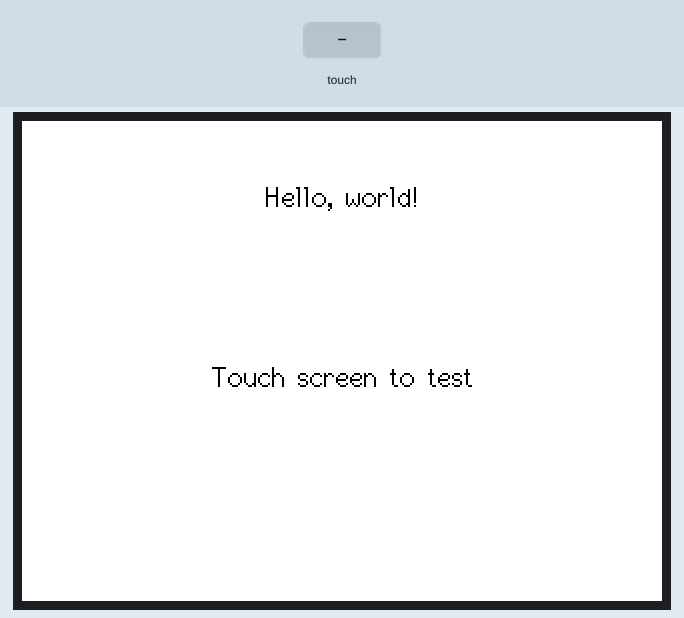
Bench run of a sketch on a simulated ESP32. Parts: 320×240 colour display. The test bench sets the inputs (shaded band). What the sketch prints to the serial monitor is not drawn.

Above: at 1.4 s.
1.5 s: touch panel pressed at 13 % / 10 % of its raw x / y range
At 2.7 s:
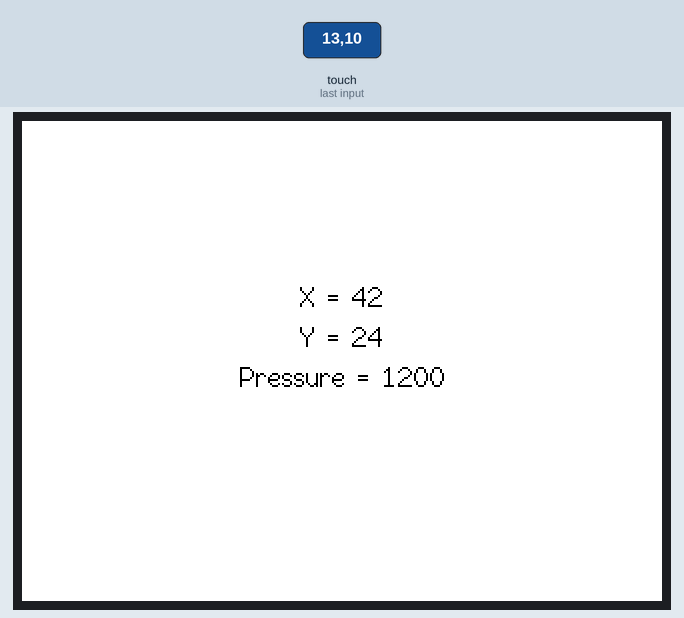
3.0 s: touch panel pressed at 38 % / 10 % of its raw x / y range
At 3.8 s:
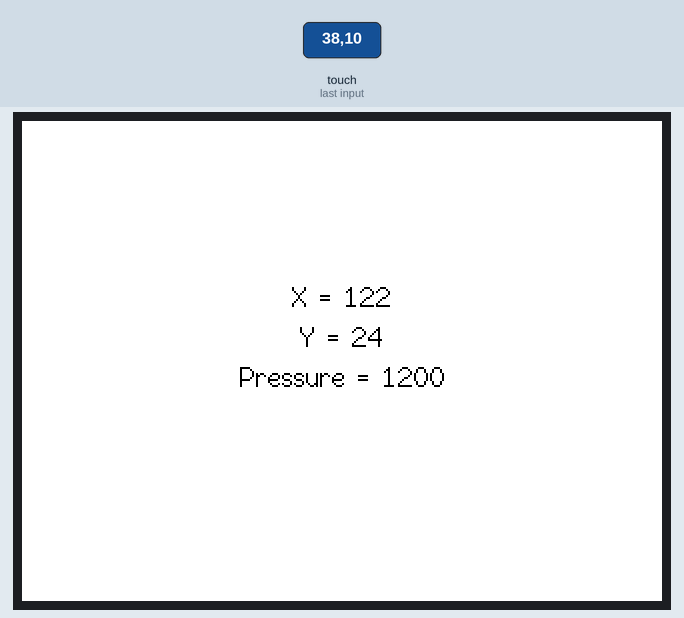
Timing chart, 0 to 6.0 s (numbered marks = the images above; inputs shaded):
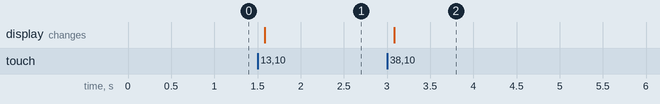

The sketch:

TestTouchscreen.ino
```cpp
// (licence header left out)
#include <SPI.h>

/*  Install the "TFT_eSPI" library by Bodmer to interface with the TFT Display - https://github.com/Bodmer/TFT_eSPI
    *** IMPORTANT: User_Setup.h available on the internet will probably NOT work with the examples available at Random Nerd Tutorials ***
    *** YOU MUST USE THE User_Setup.h FILE PROVIDED IN THE LINK BELOW IN ORDER TO USE THE EXAMPLES FROM RANDOM NERD TUTORIALS ***
    FULL INSTRUCTIONS AVAILABLE ON HOW CONFIGURE THE LIBRARY: https://RandomNerdTutorials.com/cyd/ or https://RandomNerdTutorials.com/esp32-tft/   */
#include <TFT_eSPI.h>

// Install the "XPT2046_Touchscreen" library by Paul Stoffregen to use the Touchscreen - https://github.com/PaulStoffregen/XPT2046_Touchscreen
// Note: this library doesn't require further configuration
#include <XPT2046_Touchscreen.h>

TFT_eSPI tft = TFT_eSPI();

// c:\Users\tve\Documents\Arduino

// Touchscreen pins
#define XPT2046_IRQ 36   // T_IRQ
#define XPT2046_MOSI 32  // T_DIN
#define XPT2046_MISO 39  // T_OUT
#define XPT2046_CLK 25   // T_CLK
#define XPT2046_CS 33    // T_CS

SPIClass touchscreenSPI = SPIClass(VSPI);
XPT2046_Touchscreen touchscreen(XPT2046_CS, XPT2046_IRQ);

#define SCREEN_WIDTH 320
#define SCREEN_HEIGHT 240
#define FONT_SIZE 2

// Touchscreen coordinates: (x, y) and pressure (z)
int x, y, z;

// Print Touchscreen info about X, Y and Pressure (Z) on the Serial Monitor
void printTouchToSerial(int touchX, int touchY, int touchZ) {
  Serial.print("X = ");
  Serial.print(touchX);
  Serial.print(" | Y = ");
  Serial.print(touchY);
  //Serial.print(" | Pressure = ");
  Serial.print(" | Нажми Place");
  Serial.print(touchZ);
  Serial.println();
}

// Print Touchscreen info about X, Y and Pressure (Z) on the TFT Display
void printTouchToDisplay(int touchX, int touchY, int touchZ) {
  // Clear TFT screen
  tft.fillScreen(TFT_WHITE);
  tft.setTextColor(TFT_BLACK, TFT_WHITE);

  int centerX = SCREEN_WIDTH / 2;
  int textY = 80;

  String tempText = "X = " + String(touchX);
  tft.drawCentreString(tempText, centerX, textY, FONT_SIZE);

  textY += 20;
  tempText = "Y = " + String(touchY);
  tft.drawCentreString(tempText, centerX, textY, FONT_SIZE);

  textY += 20;
  tempText = "Pressure = " + String(touchZ);
  tft.drawCentreString(tempText, centerX, textY, FONT_SIZE);
}

void setup() {
  Serial.begin(115200);

  // Start the SPI for the touchscreen and init the touchscreen
  touchscreenSPI.begin(XPT2046_CLK, XPT2046_MISO, XPT2046_MOSI, XPT2046_CS);
  touchscreen.begin(touchscreenSPI);
  // Set the Touchscreen rotation in landscape mode
  // Note: in some displays, the touchscreen might be upside down, so you might need to set the rotation to 3: touchscreen.setRotation(3);
  touchscreen.setRotation(1);

  // Start the tft display
  tft.init();
  // Set the TFT display rotation in landscape mode
  tft.setRotation(1);

  // Clear the screen before writing to it
  tft.fillScreen(TFT_WHITE);
  tft.setTextColor(TFT_BLACK, TFT_WHITE);

  // Set X and Y coordinates for center of display
  int centerX = SCREEN_WIDTH / 2;
  int centerY = SCREEN_HEIGHT / 2;

  tft.drawCentreString("Hello, world!", centerX, 30, FONT_SIZE);
  //tft.drawCentreString("Привет, world!", centerX, 30, FONT_SIZE);
  tft.drawCentreString("Touch screen to test", centerX, centerY, FONT_SIZE);
}

void loop() {
  // Checks if Touchscreen was touched, and prints X, Y and Pressure (Z) info on the TFT display and Serial Monitor
  if (touchscreen.tirqTouched() && touchscreen.touched()) {
    // Get Touchscreen points
    TS_Point p = touchscreen.getPoint();
    // Calibrate Touchscreen points with map function to the correct width and height
    x = map(p.x, 200, 3700, 1, SCREEN_WIDTH);
    y = map(p.y, 240, 3800, 1, SCREEN_HEIGHT);
    z = p.z;

    printTouchToSerial(x, y, z);
    printTouchToDisplay(x, y, z);

    delay(100);
  }
}
```

Measured:
- after the input at 1.5 s, the display: changes after 0.08 s (image 1)
- after the input at 3.0 s, the display: changes after 0.08 s (image 2)
